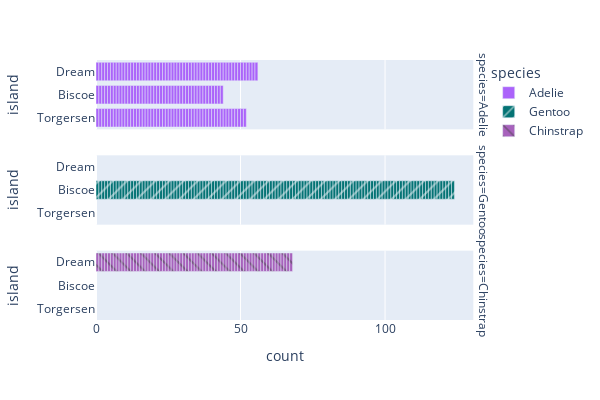

Source (notebook cell):
### Code cell
## Species Based Gender 
import plotly.express as px
px.bar( data_frame=data, y = 'island', 
        facet_row='species',facet_row_spacing=0.10, 
        pattern_shape='species',
        color='species', 
        color_discrete_map={'Adeile':'rgb(251,117,4)', 'Chinstrap':'rgb(167,98,188)', 'Gentoo':'rgb(4,115,116)'},
        width=600,height=400 )

### Figure 1 — Plotly figure (JSON) as saved in the notebook; plotly's stock layout.template omitted (floating-point values rounded to 4 significant figures; data arrays with more than 128 entries replaced by an {"elided": "..."} marker saying what was removed)
{"data": [{"alignmentgroup": "True", "hovertemplate": "species=Adelie<br>count=%{x}<br>island=%{y}<extra></extra>", "legendgroup": "Adelie", "marker": {"color": "#ab63fa", "pattern": {"shape": ""}}, "name": "Adelie", "offsetgroup": "Adelie", "orientation": "h", "showlegend": true, "textposition": "auto", "type": "bar", "x": {"elided": "152 int values"}, "xaxis": "x3", "y": {"elided": "152 str values"}, "yaxis": "y3"}, {"alignmentgroup": "True", "hovertemplate": "species=Gentoo<br>count=%{x}<br>island=%{y}<extra></extra>", "legendgroup": "Gentoo", "marker": {"color": "rgb(4,115,116)", "pattern": {"shape": "/"}}, "name": "Gentoo", "offsetgroup": "Gentoo", "orientation": "h", "showlegend": true, "textposition": "auto", "type": "bar", "x": [1, 1, 1, 1, 1, 1, 1, 1, 1, 1, 1, 1, 1, 1, 1, 1, 1, 1, 1, 1, 1, 1, 1, 1, 1, 1, 1, 1, 1, 1, 1, 1, 1, 1, 1, 1, 1, 1, 1, 1, 1, 1, 1, 1, 1, 1, 1, 1, 1, 1, 1, 1, 1, 1, 1, 1, 1, 1, 1, 1, 1, 1, 1, 1, 1, 1, 1, 1, 1, 1, 1, 1, 1, 1, 1, 1, 1, 1, 1, 1, 1, 1, 1, 1, 1, 1, 1, 1, 1, 1, 1, 1, 1, 1, 1, 1, 1, 1, 1, 1, 1, 1, 1, 1, 1, 1, 1, 1, 1, 1, 1, 1, 1, 1, 1, 1, 1, 1, 1, 1, 1, 1, 1, 1], "xaxis": "x2", "y": ["Biscoe", "Biscoe", "Biscoe", "Biscoe", "Biscoe", "Biscoe", "Biscoe", "Biscoe", "Biscoe", "Biscoe", "Biscoe", "Biscoe", "Biscoe", "Biscoe", "Biscoe", "Biscoe", "Biscoe", "Biscoe", "Biscoe", "Biscoe", "Biscoe", "Biscoe", "Biscoe", "Biscoe", "Biscoe", "Biscoe", "Biscoe", "Biscoe", "Biscoe", "Biscoe", "Biscoe", "Biscoe", "Biscoe", "Biscoe", "Biscoe", "Biscoe", "Biscoe", "Biscoe", "Biscoe", "Biscoe", "Biscoe", "Biscoe", "Biscoe", "Biscoe", "Biscoe", "Biscoe", "Biscoe", "Biscoe", "Biscoe", "Biscoe", "Biscoe", "Biscoe", "Biscoe", "Biscoe", "Biscoe", "Biscoe", "Biscoe", "Biscoe", "Biscoe", "Biscoe", "Biscoe", "Biscoe", "Biscoe", "Biscoe", "Biscoe", "Biscoe", "Biscoe", "Biscoe", "Biscoe", "Biscoe", "Biscoe", "Biscoe", "Biscoe", "Biscoe", "Biscoe", "Biscoe", "Biscoe", "Biscoe", "Biscoe", "Biscoe", "Biscoe", "Biscoe", "Biscoe", "Biscoe", "Biscoe", "Biscoe", "Biscoe", "Biscoe", "Biscoe", "Biscoe", "Biscoe", "Biscoe", "Biscoe", "Biscoe", "Biscoe", "Biscoe", "Biscoe", "Biscoe", "Biscoe", "Biscoe", "Biscoe", "Biscoe", "Biscoe", "Biscoe", "Biscoe", "Biscoe", "Biscoe", "Biscoe", "Biscoe", "Biscoe", "Biscoe", "Biscoe", "Biscoe", "Biscoe", "Biscoe", "Biscoe", "Biscoe", "Biscoe", "Biscoe", "Biscoe", "Biscoe", "Biscoe", "Biscoe", "Biscoe"], "yaxis": "y2"}, {"alignmentgroup": "True", "hovertemplate": "species=Chinstrap<br>count=%{x}<br>island=%{y}<extra></extra>", "legendgroup": "Chinstrap", "marker": {"color": "rgb(167,98,188)", "pattern": {"shape": "\\"}}, "name": "Chinstrap", "offsetgroup": "Chinstrap", "orientation": "h", "showlegend": true, "textposition": "auto", "type": "bar", "x": [1, 1, 1, 1, 1, 1, 1, 1, 1, 1, 1, 1, 1, 1, 1, 1, 1, 1, 1, 1, 1, 1, 1, 1, 1, 1, 1, 1, 1, 1, 1, 1, 1, 1, 1, 1, 1, 1, 1, 1, 1, 1, 1, 1, 1, 1, 1, 1, 1, 1, 1, 1, 1, 1, 1, 1, 1, 1, 1, 1, 1, 1, 1, 1, 1, 1, 1, 1], "xaxis": "x", "y": ["Dream", "Dream", "Dream", "Dream", "Dream", "Dream", "Dream", "Dream", "Dream", "Dream", "Dream", "Dream", "Dream", "Dream", "Dream", "Dream", "Dream", "Dream", "Dream", "Dream", "Dream", "Dream", "Dream", "Dream", "Dream", "Dream", "Dream", "Dream", "Dream", "Dream", "Dream", "Dream", "Dream", "Dream", "Dream", "Dream", "Dream", "Dream", "Dream", "Dream", "Dream", "Dream", "Dream", "Dream", "Dream", "Dream", "Dream", "Dream", "Dream", "Dream", "Dream", "Dream", "Dream", "Dream", "Dream", "Dream", "Dream", "Dream", "Dream", "Dream", "Dream", "Dream", "Dream", "Dream", "Dream", "Dream", "Dream", "Dream"], "yaxis": "y"}], "layout": {"annotations": [{"font": {}, "showarrow": false, "text": "species=Chinstrap", "textangle": 90, "x": 0.98, "xanchor": "left", "xref": "paper", "y": 0.1333, "yanchor": "middle", "yref": "paper"}, {"font": {}, "showarrow": false, "text": "species=Gentoo", "textangle": 90, "x": 0.98, "xanchor": "left", "xref": "paper", "y": 0.5, "yanchor": "middle", "yref": "paper"}, {"font": {}, "showarrow": false, "text": "species=Adelie", "textangle": 90, "x": 0.98, "xanchor": "left", "xref": "paper", "y": 0.8667, "yanchor": "middle", "yref": "paper"}], "barmode": "relative", "height": 400, "legend": {"title": {"text": "species"}, "tracegroupgap": 0}, "margin": {"t": 60}, "width": 600, "xaxis": {"anchor": "y", "domain": [0, 0.98], "title": {"text": "count"}}, "xaxis2": {"anchor": "y2", "domain": [0, 0.98], "matches": "x", "showticklabels": false}, "xaxis3": {"anchor": "y3", "domain": [0, 0.98], "matches": "x", "showticklabels": false}, "yaxis": {"anchor": "x", "domain": [0, 0.2667], "title": {"text": "island"}}, "yaxis2": {"anchor": "x2", "domain": [0.3667, 0.6333], "matches": "y", "title": {"text": "island"}}, "yaxis3": {"anchor": "x3", "domain": [0.7333, 1], "matches": "y", "title": {"text": "island"}}}}
